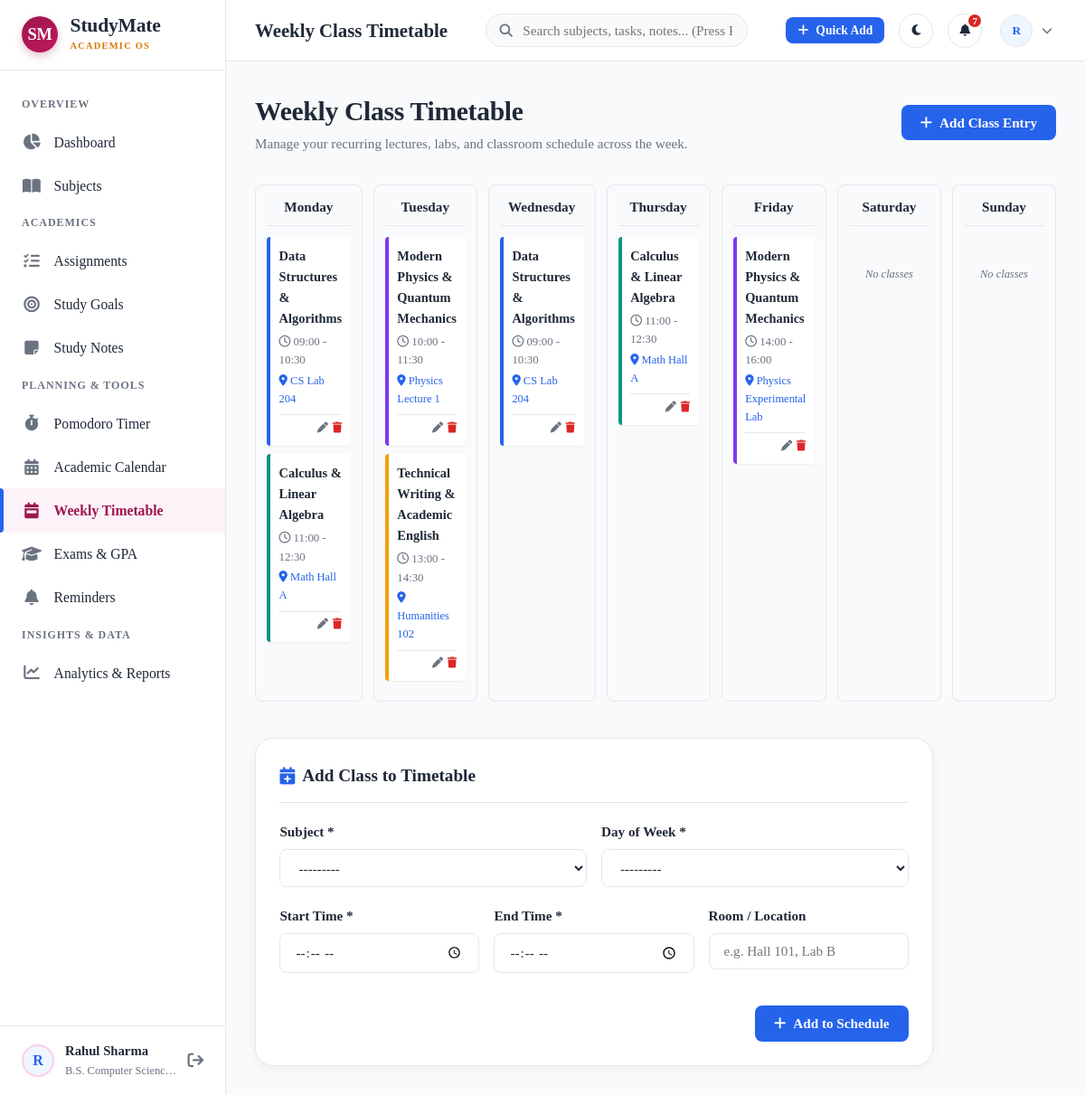
The app's page /timetable/ (signed in) with its own data.
### accounts/models.py (models this page shows, shortened)
class Profile(models.Model):
    user = models.OneToOneField(User, on_delete=models.CASCADE, related_name='profile')
    avatar = models.ImageField(upload_to='avatars/', blank=True, null=True)
    institution = models.CharField(max_length=200, blank=True, default='')
    course_grade = models.CharField(max_length=100, blank=True, default='', verbose_name='Course / Grade')
    daily_study_target_hours = models.DecimalField(
        max_digits=4, decimal_places=1, default=4.0,
        verbose_name='Daily Study Target (Hours)'
    )
    bio = models.TextField(blank=True, default='')
    created_at = models.DateTimeField(auto_now_add=True)
    updated_at = models.DateTimeField(auto_now=True)
    @property
    def avatar_url(self):
        if self.avatar and hasattr(self.avatar, 'url'):
            return self.avatar.url
        return None

### planner/models.py (models this page shows, shortened)
class TimetableEntry(models.Model):
    DAY_CHOICES = (
        (0, 'Monday'),
        (1, 'Tuesday'),
        (2, 'Wednesday'),
        (3, 'Thursday'),
        (4, 'Friday'),
        (5, 'Saturday'),
        (6, 'Sunday'),
    )
    user = models.ForeignKey(User, on_delete=models.CASCADE, related_name='timetable_entries')
    subject = models.ForeignKey('core.Subject', on_delete=models.CASCADE, related_name='timetable_entries')
    day_of_week = models.IntegerField(choices=DAY_CHOICES)
    start_time = models.TimeField()
    end_time = models.TimeField()
    room = models.CharField(max_length=100, blank=True, help_text="e.g. Lab 3, Lecture Hall A")
    class Meta:
        ordering = ['day_of_week', 'start_time']

### core/models.py (models this page shows, shortened)
class Subject(models.Model):
    user = models.ForeignKey(User, on_delete=models.CASCADE, related_name='subjects')
    name = models.CharField(max_length=150)
    code = models.CharField(max_length=30, blank=True, help_text="e.g. CS101 or MATH201")
    teacher = models.CharField(max_length=100, blank=True)
    color = models.CharField(max_length=20, default='#2563EB', help_text="Hex color code, e.g. #2563EB")
    target_grade = models.CharField(max_length=20, blank=True, help_text="e.g. A+, 95%")
    is_archived = models.BooleanField(default=False)
    created_at = models.DateTimeField(auto_now_add=True)
    class Meta:
        ordering = ['name']
        unique_together = ('user', 'name')
    def __str__(self):
        return f"{self.code} - {self.name}" if self.code else self.name

### planner/views.py (the view)
# urls.py: path('timetable/', views.timetable_view, name='timetable'),
@login_required
def timetable_view(request):
    user = request.user
    entries = TimetableEntry.objects.filter(user=user).select_related('subject').order_by('day_of_week', 'start_time')
    days = [
        {'day_index': 0, 'name': 'Monday', 'entries': []},
        {'day_index': 1, 'name': 'Tuesday', 'entries': []},
        {'day_index': 2, 'name': 'Wednesday', 'entries': []},
        {'day_index': 3, 'name': 'Thursday', 'entries': []},
        {'day_index': 4, 'name': 'Friday', 'entries': []},
        {'day_index': 5, 'name': 'Saturday', 'entries': []},
        {'day_index': 6, 'name': 'Sunday', 'entries': []},
    ]
    for e in entries:
        if 0 <= e.day_of_week <= 6:
            days[e.day_of_week]['entries'].append(e)
    subjects = Subject.objects.filter(user=user, is_archived=False)
    form = TimetableEntryForm(user=user)
    context = {
        'days': days,
        'entries': entries,
        'subjects': subjects,
        'form': form,
        'active_nav': 'timetable',
        'title': 'Weekly Class Timetable',
    }
    return render(request, 'planner/timetable.html', context)

### planner/forms.py (shortened to what this page needs)
class TimetableEntryForm(forms.ModelForm):
    class Meta:
        model = TimetableEntry
        fields = ['subject', 'day_of_week', 'start_time', 'end_time', 'room']
        widgets = {
            'subject': forms.Select(attrs={'class': 'form-select'}),
            'day_of_week': forms.Select(attrs={'class': 'form-select'}),
            'start_time': forms.TimeInput(attrs={'class': 'form-input', 'type': 'time'}),
            'end_time': forms.TimeInput(attrs={'class': 'form-input', 'type': 'time'}),
            'room': forms.TextInput(attrs={'class': 'form-input', 'placeholder': 'e.g. Hall 101, Lab B'}),
        }
    def __init__(self, *args, **kwargs):
        user = kwargs.pop('user', None)
        super().__init__(*args, **kwargs)
        if user:
            self.fields['subject'].queryset = Subject.objects.filter(user=user)

### core/models.py (called while the page is built)
    @property
    def is_completed(self):
        return self.status == 'completed'

    @property
    def countdown_text(self):
        if self.is_completed:
            return "Completed"
        today = date.today()
        delta = (self.due_date - today).days
        if delta < 0:
            abs_days = abs(delta)
            return f"Overdue by {abs_days} day{'s' if abs_days != 1 else ''}"
        elif delta == 0:
            return "Due today"
        elif delta == 1:
            return "Due tomorrow"
        else:
            return f"Due in {delta} days"

### templates/planner/timetable.html (shortened to what this page needs)
{% extends 'base.html' %}
{% load static %}
{% block content %}
<div style="display: flex; justify-content: space-between; align-items: center; margin-bottom: 2rem; flex-wrap: wrap; gap: 1rem;">
  <div>
    <h1>Weekly Class Timetable</h1>
    <p style="color: var(--text-muted); font-size: 0.95rem;">Manage your recurring lectures, labs, and classroom schedule across the week.</p>
  </div>
  <button class="btn btn-primary" onclick="document.getElementById('add-class-card').scrollIntoView({behavior: 'smooth'})">
    <i class="fa-solid fa-plus"></i> Add Class Entry
  </button>
</div>
<div class="timetable-grid">
  {% for day in days %}
    <div class="timetable-day-col">
      <div class="timetable-day-title">
        {{ day.name }}
      </div>
      {% if day.entries %}
        {% for entry in day.entries %}
          <div class="timetable-class-card" style="border-left-color: {{ entry.subject.color }};">
            <div style="font-weight: 700; color: var(--text-main); font-size: 0.9rem;">
              {{ entry.subject.name }}
            </div>
            <div style="font-size: 0.8rem; color: var(--text-muted); margin-top: 0.25rem;">
              <i class="fa-regular fa-clock"></i> {{ entry.start_time|time:"H:i" }} - {{ entry.end_time|time:"H:i" }}
            </div>
            {% if entry.room %}
              <div style="font-size: 0.78rem; color: var(--primary); margin-top: 0.2rem;">
                <i class="fa-solid fa-location-dot"></i> {{ entry.room }}
              </div>
            {% endif %}
            <div style="display: flex; justify-content: flex-end; gap: 0.3rem; margin-top: 0.4rem; border-top: 1px solid var(--border); padding-top: 0.3rem;">
              <a href="{% url 'planner:timetable_edit' entry.id %}" style="color: var(--text-muted); font-size: 0.75rem;" title="Edit">
                <i class="fa-solid fa-pen"></i>
              </a>
              <a href="{% url 'planner:timetable_delete' entry.id %}" style="color: var(--danger); font-size: 0.75rem;" title="Delete">
                <i class="fa-solid fa-trash"></i>
              </a>
            </div>
          </div>
        {% endfor %}
      {% else %}
        <div style="font-size: 0.78rem; color: var(--text-muted); text-align: center; padding: 2rem 0; font-style: italic;">
          No classes
        </div>
      {% endif %}
    </div>
  {% endfor %}
</div>
<div class="card" id="add-class-card" style="margin-top: 2.5rem; max-width: 750px;">
  <div class="card-header">
    <div class="card-title">
      <i class="fa-solid fa-calendar-plus" style="color: var(--primary);"></i>
      <span>Add Class to Timetable</span>
    </div>
  </div>
  <form action="{% url 'planner:timetable_create' %}" method="POST">
    <div style="display: grid; grid-template-columns: 1fr 1fr; gap: 1rem;">
      <div class="form-group">
        <label class="form-label" for="id_subject">Subject *</label>
        {{ form.subject }}
      </div>
      <div class="form-group">
        <label class="form-label" for="id_day_of_week">Day of Week *</label>
        {{ form.day_of_week }}
      </div>
    </div>
    <div style="display: grid; grid-template-columns: 1fr 1fr 1fr; gap: 1rem;">
      <div class="form-group">
        <label class="form-label" for="id_start_time">Start Time *</label>
        {{ form.start_time }}
      </div>
      <div class="form-group">
        <label class="form-label" for="id_end_time">End Time *</label>
        {{ form.end_time }}
      </div>
      <div class="form-group">
        <label class="form-label" for="id_room">Room / Location</label>
        {{ form.room }}
      </div>
    </div>
    <div style="display: flex; justify-content: flex-end; margin-top: 1rem;">
      <button type="submit" class="btn btn-primary">
        <i class="fa-solid fa-plus"></i> Add to Schedule
      </button>
    </div>
  </form>
</div>
{% endblock %}

### templates/partials/sidebar.html (shortened to what this page needs)
{% load static %}
<aside class="sidebar" id="sidebar">
  <div class="sidebar-header" style="height: 78px; padding: 0 1.5rem; display: flex; align-items: center; justify-content: space-between; border-bottom: 1px solid var(--card-border-soft);">
    <a href="{% url 'core:dashboard' %}" class="public-brand" style="text-decoration: none;">
      <div class="public-brand-monogram" style="width: 40px; height: 40px; font-size: 1.15rem;">SM</div>
      <div>
        <div class="public-brand-title" style="font-size: 1.35rem;">StudyMate</div>
        <div class="public-brand-subtitle" style="font-size: 0.65rem;">ACADEMIC OS</div>
      </div>
    </a>
  </div>
  <nav class="sidebar-nav" style="padding: 1.25rem 0;">
    <div class="nav-section-title">Overview</div>
    <a href="{% url 'core:dashboard' %}" class="nav-item {% if active_nav == 'dashboard' %}active{% endif %}">
      <i class="fa-solid fa-chart-pie"></i>
      <span>Dashboard</span>
    </a>
    <a href="{% url 'core:subject_list' %}" class="nav-item {% if active_nav == 'subjects' %}active{% endif %}">
      <i class="fa-solid fa-book-open"></i>
      <span>Subjects</span>
    </a>
    <div class="nav-section-title">Academics</div>
    <a href="{% url 'core:assignment_list' %}" class="nav-item {% if active_nav == 'assignments' %}active{% endif %}">
      <i class="fa-solid fa-list-check"></i>
      <span>Assignments</span>
    </a>
    <a href="{% url 'core:goal_list' %}" class="nav-item {% if active_nav == 'goals' %}active{% endif %}">
      <i class="fa-solid fa-bullseye"></i>
      <span>Study Goals</span>
    </a>
    <a href="{% url 'core:note_list' %}" class="nav-item {% if active_nav == 'notes' %}active{% endif %}">
      <i class="fa-solid fa-note-sticky"></i>
      <span>Study Notes</span>
    </a>
    <div class="nav-section-title">Planning & Tools</div>
    <a href="{% url 'planner:timer' %}" class="nav-item {% if active_nav == 'timer' %}active{% endif %}">
      <i class="fa-solid fa-stopwatch"></i>
      <span>Pomodoro Timer</span>
    </a>
    <a href="{% url 'planner:calendar' %}" class="nav-item {% if active_nav == 'calendar' %}active{% endif %}">
      <i class="fa-solid fa-calendar-days"></i>
      <span>Academic Calendar</span>
    </a>
    <a href="{% url 'planner:timetable' %}" class="nav-item {% if active_nav == 'timetable' %}active{% endif %}">
      <i class="fa-solid fa-calendar-week"></i>
      <span>Weekly Timetable</span>
    </a>
    <a href="{% url 'planner:exam_list' %}" class="nav-item {% if active_nav == 'exams' %}active{% endif %}">
      <i class="fa-solid fa-graduation-cap"></i>
      <span>Exams & GPA</span>
    </a>
    <a href="{% url 'planner:reminders' %}" class="nav-item {% if active_nav == 'reminders' %}active{% endif %}">
      <i class="fa-solid fa-bell"></i>
      <span>Reminders</span>
    </a>
    <div class="nav-section-title">Insights & Data</div>
    <a href="{% url 'analytics:dashboard' %}" class="nav-item {% if active_nav == 'analytics' %}active{% endif %}">
      <i class="fa-solid fa-chart-line"></i>
      <span>Analytics & Reports</span>
    </a>
  </nav>
  <div class="sidebar-footer">
    <div class="user-quick-profile">
      <div class="user-avatar-sm" style="border: 2px solid var(--luxury-rose-border);">
        {% if user.profile.avatar_url %}
          <img src="{{ user.profile.avatar_url }}" alt="{{ user.username }}">
        {% else %}
          <span>{{ user.first_name|first|default:user.username|first|upper }}</span>
        {% endif %}
      </div>
      <div style="flex: 1; overflow: hidden;">
        <div style="font-weight: 700; font-size: 0.92rem; white-space: nowrap; text-overflow: ellipsis; overflow: hidden;">
          {{ user.get_full_name|default:user.username }}
        </div>
        <div style="font-size: 0.78rem; color: var(--text-muted); white-space: nowrap; text-overflow: ellipsis; overflow: hidden;">
          {{ user.profile.course_grade|default:"Student" }}
        </div>
      </div>
      <a href="{% url 'accounts:logout' %}" title="Log Out" style="color: var(--text-muted); font-size: 1.1rem;">
        <i class="fa-solid fa-arrow-right-from-bracket"></i>
      </a>
    </div>
  </div>
</aside>

### templates/partials/navbar.html (shortened to what this page needs)
{% load static %}
<header class="topbar">
  <div class="topbar-left">
    <div class="page-title-header">
      {{ title|default:"StudyMate Workspace" }}
    </div>
  </div>
  <form action="{% url 'core:global_search' %}" method="GET" class="topbar-search">
    <input type="text" name="q" value="{{ query|default:'' }}" placeholder="Search subjects, tasks, notes... (Press Enter)" autocomplete="off">
  </form>
  <div class="topbar-right">
    <button class="btn btn-primary btn-sm" onclick="openQuickAddModal()" title="Press 'N' anywhere to quick add">
      <i class="fa-solid fa-plus"></i>
      <span>Quick Add</span>
    </button>
    <button class="action-icon-btn" id="theme-toggle-btn" title="Toggle Light / Dark Mode">
      <i class="fa-solid fa-moon" id="theme-toggle-icon"></i>
    </button>
    <div style="position: relative;">
      <button class="action-icon-btn" id="notif-toggle-btn" title="Notifications">
        <i class="fa-solid fa-bell"></i>
        {% if nav_notification_count > 0 %}
          <span class="badge-dot">{{ nav_notification_count }}</span>
        {% endif %}
      </button>
    </div>
    <div class="profile-dropdown-wrapper">
      <button class="profile-btn" id="profile-dropdown-btn">
        <div class="user-avatar-sm">
          {% if user.profile.avatar_url %}
            <img src="{{ user.profile.avatar_url }}" alt="{{ user.username }}">
          {% else %}
            <span>{{ user.first_name|first|default:user.username|first|upper }}</span>
          {% endif %}
        </div>
        <i class="fa-solid fa-chevron-down" style="font-size: 0.75rem; color: var(--text-muted);"></i>
      </button>
    </div>
  </div>
</header>

### records on screen
TimetableEntry: subject.name "Data Structures & Algorithms", start_time "09:00", end_time "10:30", room "CS Lab 204"
TimetableEntry: subject.name "Calculus & Linear Algebra", start_time "11:00", end_time "12:30", room "Math Hall A"
TimetableEntry: subject.name "Modern Physics & Quantum Mechanics", start_time "10:00", end_time "11:30", room "Physics Lecture 1"
TimetableEntry: subject.name "Technical Writing & Academic English", start_time "13:00", end_time "14:30", room "Humanities 102"
TimetableEntry: subject.name "Data Structures & Algorithms", start_time "09:00", end_time "10:30", room "CS Lab 204"
TimetableEntry: subject.name "Calculus & Linear Algebra", start_time "11:00", end_time "12:30", room "Math Hall A"
TimetableEntry: subject.name "Modern Physics & Quantum Mechanics", start_time "14:00", end_time "16:00", room "Physics Experimental Lab"

### other values on screen
{{ user.first_name|first|default:user.username|first|upper }} "R"
{{ user.get_full_name|default:user.username }} "Rahul Sharma"
{{ user.profile.course_grade|default:"Student" }} "B.S. Computer Scien…"
{{ title|default:"StudyMate Workspace" }} "Weekly Class Timetable"
{{ nav_notification_count }} "7"
{{ day.name }} "Monday" "Tuesday" "Wednesday" "Thursday" "Friday" "Saturday" "Sunday"
